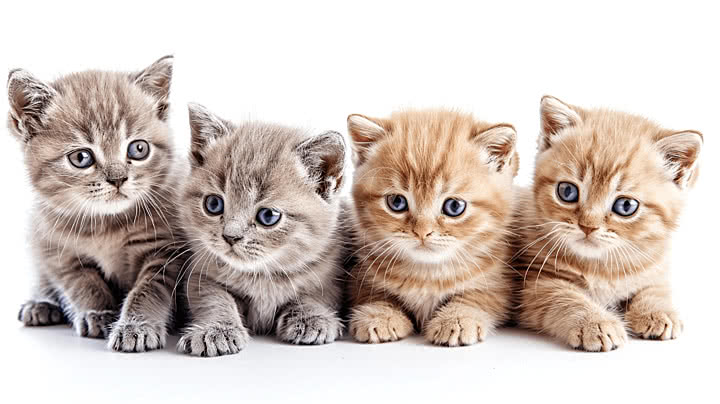
#> input picture img1.jpg, 720 x 404 px
$ python latihan_crop.py
#> lines starting #> are read from the running program, lines starting #| are printed output that depends on the picture
import os

import cv2

img = cv2.imread(os.path.join(".", "img1.jpg"))
#> img is the input picture: shape (404, 720, 3); mean B, G, R 191.7, 198.6, 210.9

print(img.shape)
#| (404, 720, 3)

croped_img = img[120:300, 200:600]
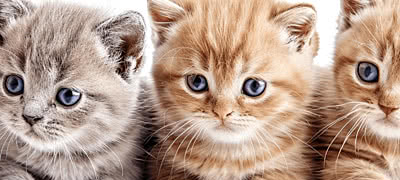
#> croped_img: shape (180, 400, 3); mean B, G, R 139.8, 156.5, 183.2

print(croped_img)
#> (printed output is left out)

cv2.imshow('img', img)
cv2.imshow('croped', croped_img)
cv2.waitKey(0)
